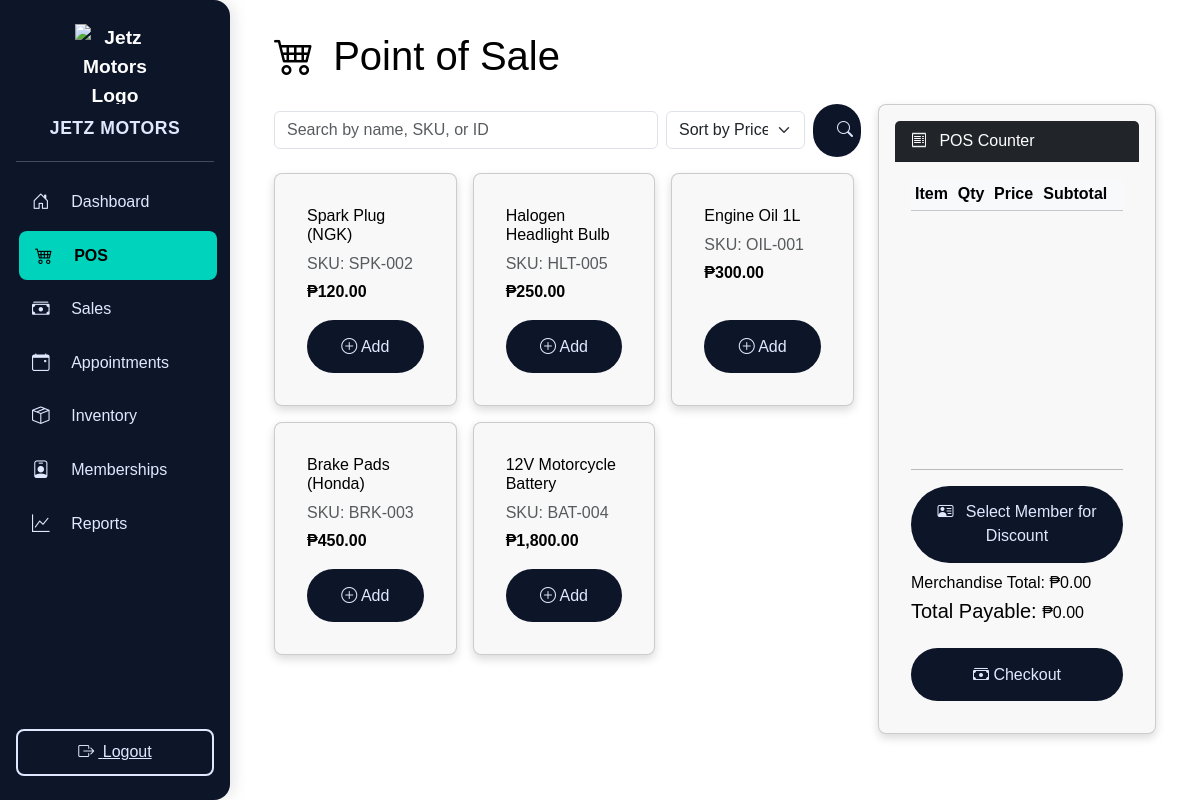
Page /admin/index.php?page=pos (signed in) on the committed database.
### tables this page shows
CREATE TABLE `parts` (
  `id` int(11) NOT NULL,
  `sku` varchar(50) NOT NULL,
  `barcode` varchar(64) DEFAULT NULL,
  `name` varchar(150) NOT NULL,
  `unit_price` decimal(10,2) NOT NULL,
  `stock` int(11) DEFAULT 0,
  `is_active` tinyint(1) DEFAULT 1,
  `created_at` timestamp NOT NULL DEFAULT current_timestamp()
);

### admin/pages/pos.php (the view, shortened to what this page needs)
<?php
require_once __DIR__ . "/../../config/db.php";
$order = $_GET['sort'] ?? 'asc';
$search = $_GET['search'] ?? '';
$query = "SELECT * FROM parts WHERE is_active=1";
$params = [];
$query .= " ORDER BY unit_price " . ($order === 'desc' ? 'DESC' : 'ASC');
$stmt = $pdo->prepare($query);
$stmt->execute($params);
$products = $stmt->fetchAll();
?>
<div class="container-fluid">
    <h1 class="mb-4"><i class="bi bi-cart4 me-2"></i> Point of Sale</h1>
    <div class="row">
        <div class="col-md-8">
            <form method="GET" action="index.php" class="row mb-3 g-2 align-items-center">
                <div class="col-md-8">
                    <input type="text" name="search" value="<?= htmlspecialchars($search) ?>" class="form-control"
                        placeholder="Search by name, SKU, or ID">
                </div>
                <div class="col-md-3">
                    <select name="sort" class="form-select" onchange="this.form.submit()">
                        <option value="asc" <?= $order === 'asc' ? 'selected' : '' ?>>Sort by Price ↑</option>
                    </select>
                </div>
                <div class="col-md-1">
                    <button class="btn btn-primary w-100"><i class="bi bi-search"></i></button>
                </div>
            </form>
            <div class="row g-3">
                <?php foreach ($products as $p): ?>
                    <div class="col-md-4">
                        <div class="card h-100">
                            <div class="card-body d-flex flex-column">
                                <h6 class="card-title mb-2"><?= htmlspecialchars($p['name']) ?></h6>
                                <p class="mb-1 text-muted">SKU: <?= htmlspecialchars($p['sku']) ?></p>
                                <p class="fw-bold mb-3">₱<?= number_format($p['unit_price'], 2) ?></p>
                                <button class="btn btn-sm btn-primary mt-auto add-to-cart" data-id="<?= $p['id'] ?>"
                                    data-name="<?= htmlspecialchars($p['name']) ?>" data-price="<?= $p['unit_price'] ?>">
                                    <i class="bi bi-plus-circle"></i> Add
                                </button>
                            </div>
                        </div>
                    </div>
                <?php endforeach; ?>
            </div>
        </div>
        <div class="col-md-4">
            <div class="card" style="height: calc(90vh - 90px);">
                <div class="card-header bg-dark text-white">
                    <i class="bi bi-receipt me-2"></i> POS Counter
                </div>
                <div class="card-body d-flex flex-column">
                    <div class="table-responsive flex-grow-1" style="overflow-y:auto; max-height: 55vh;">
                        <table class="table table-sm align-middle" id="cartTable">
                            <thead class="table-light">
                                <tr>
                                    <th>Item</th>
                                    <th>Qty</th>
                                    <th>Price</th>
                                    <th>Subtotal</th>
                                    <th></th>
                                </tr>
                            </thead>
                        </table>
                    </div>
                    <hr>
                    <div class="mb-2">
                        <button type="button" class="btn btn-outline-primary w-100" data-bs-toggle="modal"
                            data-bs-target="#memberModal">
                            <i class="bi bi-person-vcard me-2"></i> Select Member for Discount
                        </button>
                    </div>
                    <div id="totalsBox">
                        <p class="mb-1">Merchandise Total: <span id="cartTotal">₱0.00</span></p>
                        <h5>Total Payable: <span id="cartFinal">₱0.00</span></h5>
                    </div>
                    <button class="btn btn-success w-100 mt-3" id="checkoutBtn">
                        <i class="bi bi-cash-stack"></i> Checkout
                    </button>
                </div>
            </div>
        </div>
    </div>
</div>

### admin/partials/header.php (shortened to what this page needs)
<!DOCTYPE html>
<html lang="en">
<head>
    <link href="https://cdn.jsdelivr.net/npm/bootstrap@5.3.3/dist/css/bootstrap.min.css" rel="stylesheet">
    <link href="https://cdn.jsdelivr.net/npm/bootstrap-icons@1.11.3/font/bootstrap-icons.css" rel="stylesheet">
</head>
<body>

### admin/partials/sidebar.php (shortened to what this page needs)
<?php
$current = $_GET['page'] ?? 'dashboard';
function active($slug, $current)
{
    return $slug === $current ? 'active' : '';
}
?>
<link rel="stylesheet" href="../assets/css/app.css">
<link href="https://cdn.jsdelivr.net/npm/bootstrap-icons@1.11.3/font/bootstrap-icons.css" rel="stylesheet">
<div id="sidebar" class="sidebar">
  <div>
    <div class="brand">
      <img src="../assets/components/management.gif" alt="Jetz Motors Logo">
      <span>JETZ MOTORS</span>
    </div>
    <hr>
    <ul class="nav flex-column mb-auto">
      <li>
        <a href="index.php?page=dashboard" class="nav-link <?= active('dashboard', $current) ?>">
          <i class="bi bi-house-door"></i>
          <span>Dashboard</span>
        </a>
      </li>
      <li>
        <a href="index.php?page=pos" class="nav-link <?= active('pos', $current) ?>">
          <i class="bi bi-cart4"></i>
          <span>POS</span>
        </a>
      </li>
      <li>
        <a href="index.php?page=sales" class="nav-link <?= active('sales', $current) ?>">
          <i class="bi bi-cash-stack"></i>
          <span>Sales</span>
        </a>
      </li>
      <li>
        <a href="index.php?page=appointments" class="nav-link <?= active('appointments', $current) ?>">
          <i class="bi bi-calendar-event"></i>
          <span>Appointments</span>
        </a>
      </li>
      <li>
        <a href="index.php?page=inventory" class="nav-link <?= active('inventory', $current) ?>">
          <i class="bi bi-box-seam"></i>
          <span>Inventory</span>
        </a>
      </li>
      <li>
        <a href="index.php?page=memberships" class="nav-link <?= active('memberships', $current) ?>">
          <i class="bi bi-person-badge"></i>
          <span>Memberships</span>
        </a>
      </li>
      <li>
        <a href="index.php?page=reports" class="nav-link <?= active('reports', $current) ?>">
          <i class="bi bi-graph-up"></i>
          <span>Reports</span>
        </a>
      </li>
    </ul>
  </div>
  <div>
    <a href="logout.php" class="logout-btn d-block">
      <i class="bi bi-box-arrow-right me-1"></i> Logout
    </a>
  </div>
</div>
<div id="content" class="content" style="margin-left:250px; padding:2rem; transition:margin-left 0.3s;">

### admin/index.php (shortened to what this page needs)
<?php
include "partials/header.php";
include "partials/sidebar.php";
$page = $_GET['page'] ?? 'dashboard';
$pageFile = __DIR__ . "/pages/" . basename($page) . ".php";
if (file_exists($pageFile)) {
    include $pageFile;
} else {
    echo "<div class='alert alert-danger'>Page not found.</div>";
}
echo "</div>";
?>
</body>
</html>

### assets/css/app.css (style rules this page uses)
:root { --font-primary: 'Poppins', sans-serif; --font-secondary: 'Hind', sans-serif; --font-tertiary: 'Switzer', sans-serif; }
:root { --color-base-100: oklch(100% 0 0); --color-base-200: oklch(98% 0 0); --color-base-300: oklch(87% 0 0); --color-base-content: oklch(0% 0 0); --color-primary: oklch(20% 0.042 265.755); --color-primary-content: oklch(93% 0.034 272.788); --color-secondary: oklch(40% 0.01 260); --color-accent: oklch(77% 0.152 181.912); --color-neutral: oklch(14% 0.005 285.823); --color-info: oklch(74% 0.16 232.661); --color-success: oklch(76% 0.177 163.223); --color-warning: oklch(82% 0.189 84.429); --color-error: oklch(61.294% 0.25154 29.223); --radius-selector: 0.5rem; --radius-field: 0.25rem; --radius-box: 0.5rem; }
body { font-family: var(--font-secondary); background-color: var(--color-base-100); color: var(--color-base-content); transition: background-color 0.3s, color 0.3s; }
.btn { background-color: var(--color-primary); color: var(--color-primary-content); border-radius: var(--radius-box); border: none; padding: 0.5rem 1rem; cursor: pointer; transition: 0.2s ease; }
.card { background-color: var(--color-base-200); border-radius: var(--radius-box); padding: 1rem; color: var(--color-base-content); box-shadow: 0 4px 10px rgba(0,0,0,0.15); }
html { font-size: clamp(14px, 1.5vw, 16px); scroll-behavior: smooth; }
h1, h2, h3, h4, h5, h6 { font-family: var(--font-primary, 'Poppins', sans-serif); line-height: 1.2; margin-bottom: 0.6rem; }
h1 { font-size: clamp(1.8rem, 4vw, 2.5rem); }
p, span, a, li, label, input, button { font-size: clamp(0.85rem, 2vw, 1rem); }
img, video { max-width: 100%; height: auto; display: block; }
button, .btn { font-size: clamp(0.85rem, 2vw, 1rem); padding: clamp(0.5rem, 1.5vw, 0.9rem) clamp(1rem, 3vw, 1.5rem); border-radius: 50px; transition: all 0.3s ease; }
input, select, textarea { font-size: clamp(0.85rem, 2vw, 1rem); padding: clamp(0.6rem, 1.5vw, 0.9rem) clamp(1rem, 2vw, 1.2rem); border-radius: 8px; }

### admin/partials/header.php (style rules this page uses)
body { font-family: "Segoe UI", sans-serif; background: #f8f9fa; }
.nav-link.active { background-color: #0d6efd !important; color: #fff !important; }
.sidebar { width: 230px !important; height: 100vh; position: fixed; top: 0; left: 0; background-color: #1e293b; color: #e2e8f0; display: flex; flex-direction: column; padding: 1rem; transition: width 0.3s; overflow-x: hidden; }
.sidebar .brand { font-size: 1.2rem; font-weight: bold; margin-bottom: 2rem; color: #fff; display: flex; align-items: center; gap: 0.5rem; cursor: pointer; }
.sidebar .nav-link { color: #cbd5e1; border-radius: 0.5rem; padding: 0.75rem 1rem; display: flex; align-items: center; gap: 0.75rem; transition: background 0.2s; }
.sidebar .nav-link.active { background-color: #0d6efd; color: #fff; }
.content { margin-left: 230px !important; padding: 2rem; transition: margin-left 0.3s; }
.logout-btn { margin-top: auto; }

### rows in the picture
parts: name "Spark Plug (NGK)", sku "SPK-002", unit_price "120.00"
parts: name "Halogen Headlight Bulb", sku "HLT-005", unit_price "250.00"
parts: name "Engine Oil 1L", sku "OIL-001", unit_price "300.00"
parts: name "Brake Pads (Honda)", sku "BRK-003", unit_price "450.00"
parts: name "12V Motorcycle Battery", sku "BAT-004", unit_price "1,800.00"
